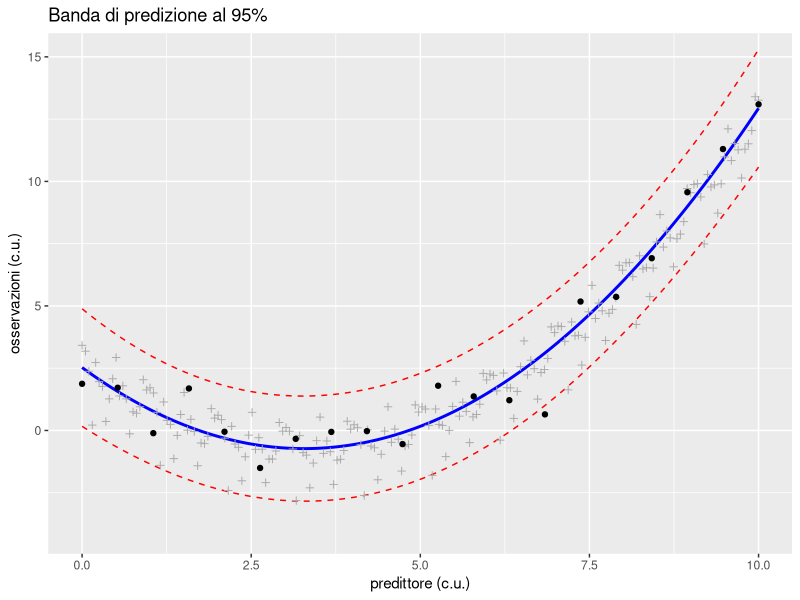

This chart was generated by the following R code:
## ---- chunk 1
library(tidyverse)
## ---- chunk 2
set.seed(1)
f <- function(x, offset) 0.3*(x-offset)^2+1*(x-offset)
N <- 20
offset <- 5
df <- tibble(
  x=seq(0, 10, length.out=N),
  y= f(x, offset) + rnorm(N, sd=1)
)
dfp <- tibble(
  x=seq(0, 10, length.out=N*10),
  y=f(x, offset) + rnorm(N, sd=1)
)
lm <- lm(y~poly(x, deg=2, raw=T), data=df)
dfp <- cbind(dfp, predict(lm, dfp, interval="prediction"), level=0.95)

df %>% ggplot(aes(x=x)) +
  geom_line(aes(x=x, y=fit), data=dfp, color="blue", linewidth=1) +
  geom_line(aes(x=x, y=upr), data=dfp, color="red", linetype=2) +
  geom_line(aes(x=x, y=lwr), data=dfp, color="red", linetype=2) +
  geom_point(aes(x=x, y=y), data=dfp, color=gray(2/3), shape=3) +
  geom_point(aes(y=y)) +
  coord_cartesian(ylim=c(-4,15)) +
  labs(x="predittore (c.u.)", y="osservazioni (c.u.)", title="Banda di predizione al 95%")
